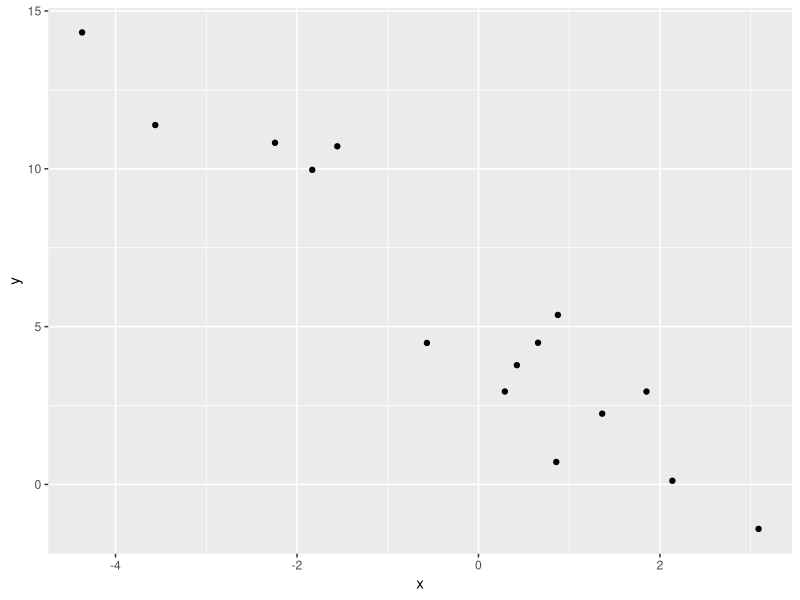
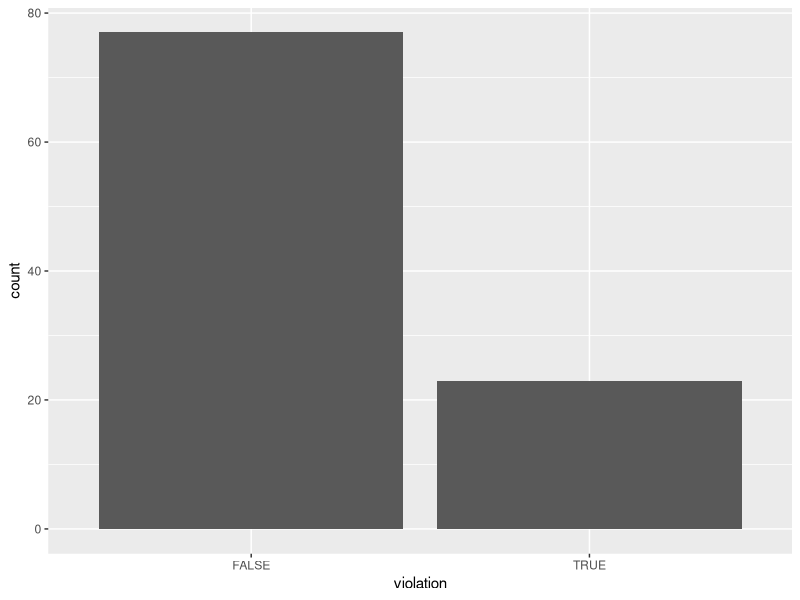
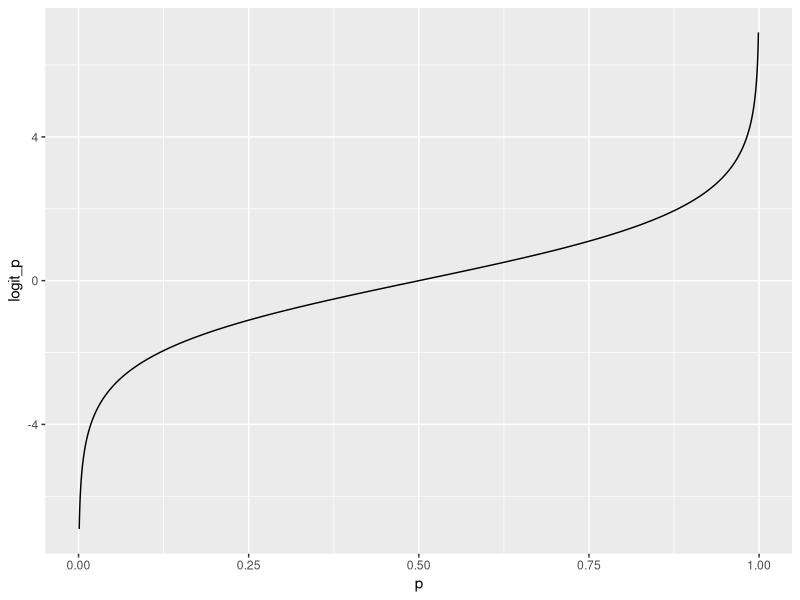
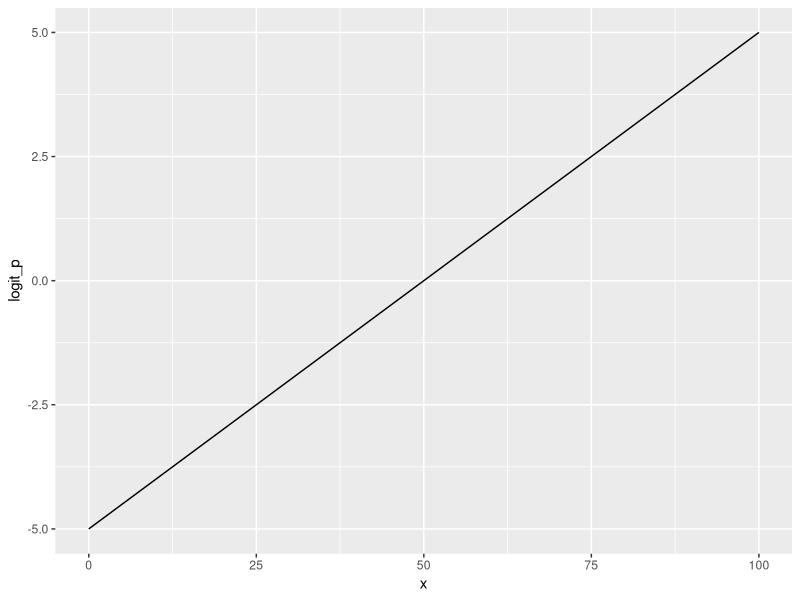
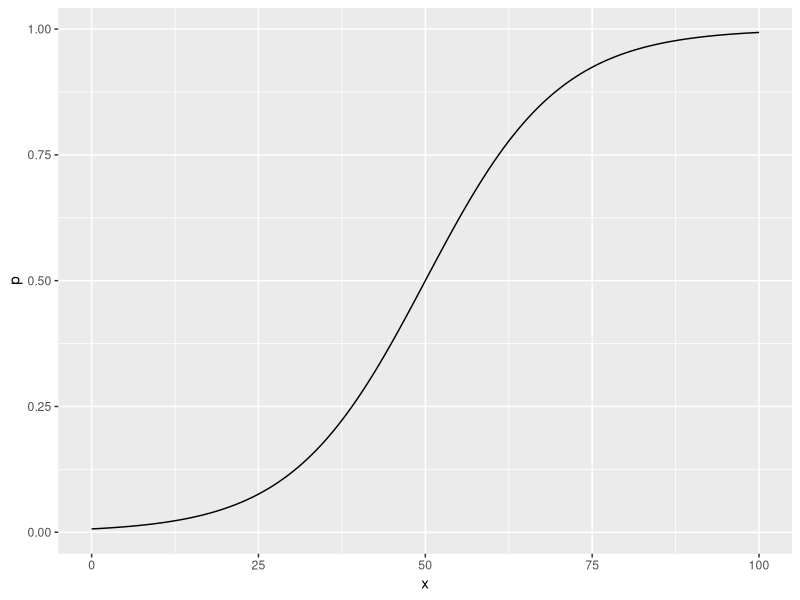
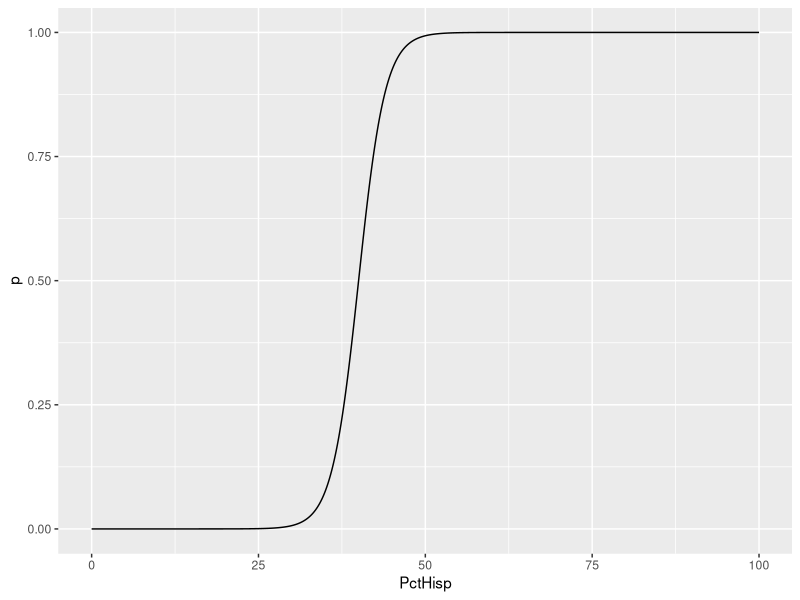

Write the R code that produced these figures, in order.
## ---- chunk 1
library(ggplot2)
library(tidyverse)
## ---- chunk 2
# Betas and sigma
beta0 <- 5
beta1 <- -2
sigma <- 1.5

# Predictor (randomly chosen)
x <- rnorm(15, 0, 2)
  
# Response
mu <- beta0 + beta1 * x
y <- rnorm(15, mu, sigma)

mu 

# Visualize
ggplot(tibble(x, y), aes(x, y)) +
  geom_point()

## ---- chunk 3
p <- 0.2
violation <- rbinom(100, 1, p)

ggplot(tibble(violation = violation == 1), aes(violation)) +
  geom_bar()
## ---- chunk 4
# Betas
beta0 <- 0.1
beta1 <- 0.02

# Predictor
pcthisp <- runif(15, 0, 100)

# Response
p <- beta0 + beta1 * pcthisp
violation <- rbinom(15, size = 1, p = p)

print(p)

print(violation)
## ---- chunk 5
p <- seq(0.001, 0.999, length.out = 1e4)
logit_p <- log(p/ (1-p))
ggplot(tibble(p, logit_p), 
       aes(p, logit_p)) + 
  geom_line()

## ---- chunk 6
x <- seq(0, 100, length.out = 1e4)

beta0 <- -5
beta1 <- 0.1 

logit_p <- beta0 + beta1 * x

# Plot logit and x 
ggplot(tibble(x, logit_p), 
       aes(x, logit_p)) + 
  geom_line()

## ---- chunk 7
# logit inverse 
p <- exp(logit_p) / (1 + exp(logit_p))

# Now can plot x and p 
ggplot(tibble(x, p), 
       aes(x, p)) + 
  geom_line()
## ---- chunk 8
PctHisp <- seq(0,100, length.out = 1e3)
beta0 <- -20
beta1 <- 0.5
  
logit_p <- beta0 + beta1 * PctHisp

p <- exp(logit_p) / (1 + exp(logit_p))

ggplot(tibble(PctHisp, p), 
       aes(PctHisp, p)) + 
  geom_line()
